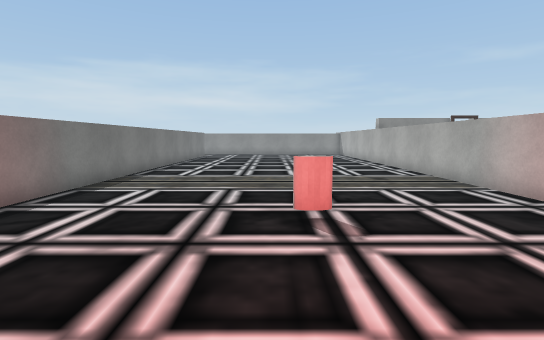
View 1 (above)

24 first-person views from a walk through a Unity game level. The camera is 1.3 m above the floor, tilts 6° down and sees 85° across. Doors are open. The floor is counted in squares, 1 m on a side. Each view is taken from the middle of a square. On the plan, view 1 faces up. The plan holds only what a view shows up to about 14 squares ahead; the rest is blank. The place goes on beyond the plan. The player character is not drawn. Some surface patterns are stand-ins.

View 2
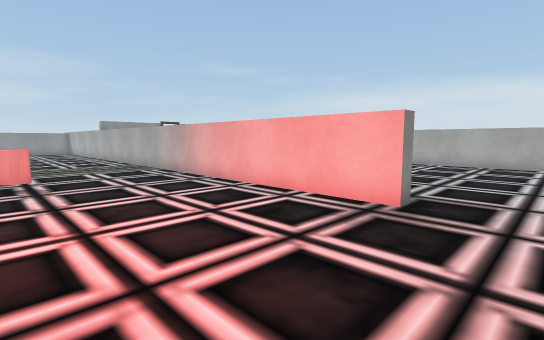

View 3
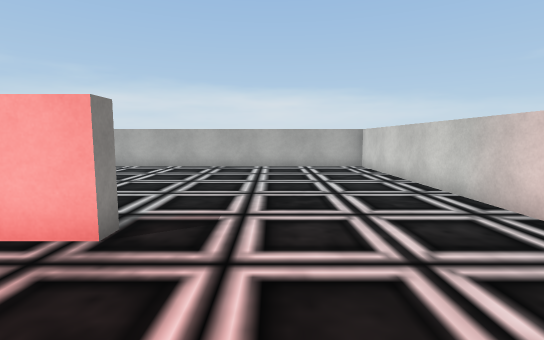

View 4
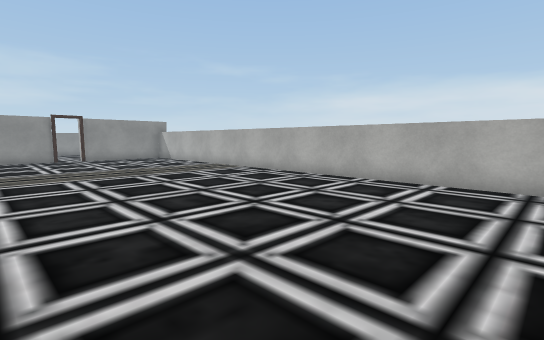

View 5
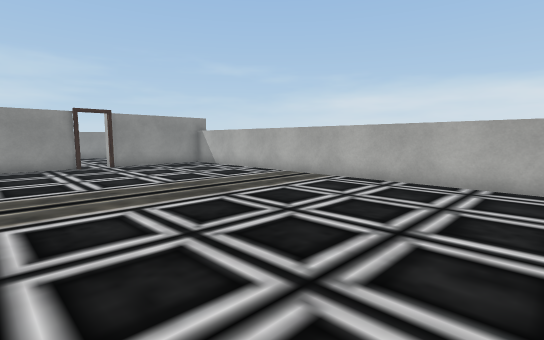

View 6
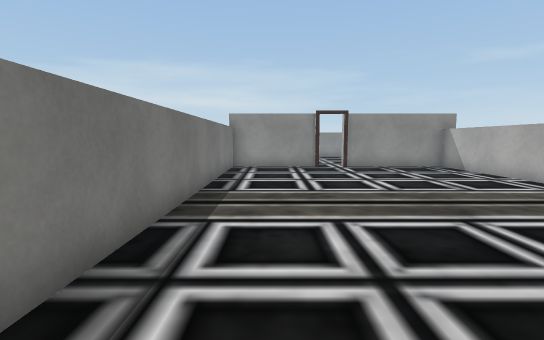

View 7
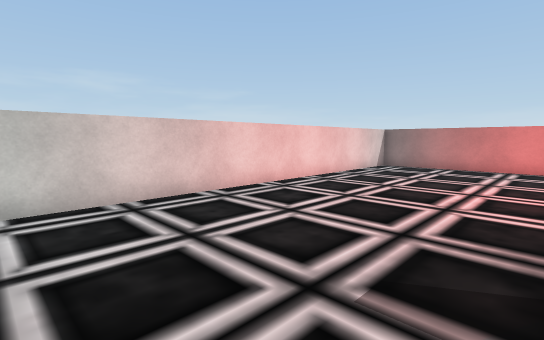

View 8
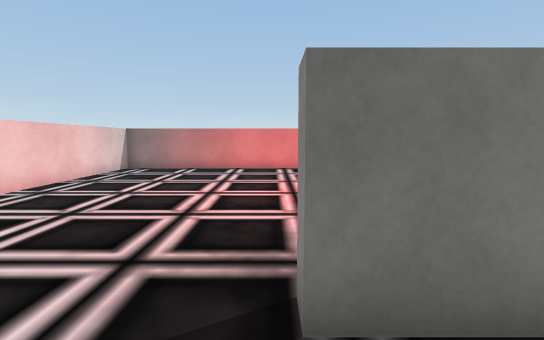

View 9
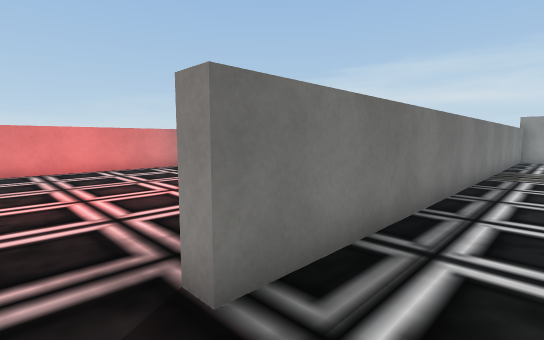

View 10
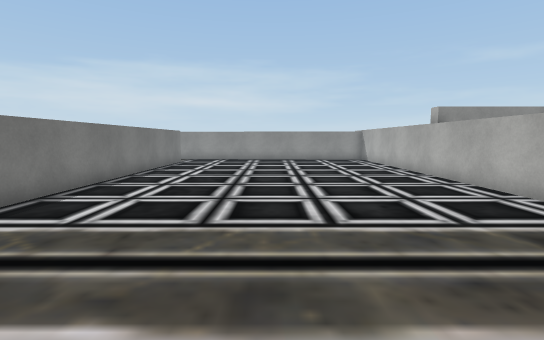

View 11
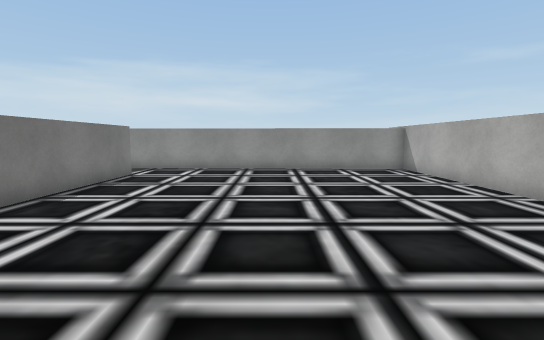

View 12
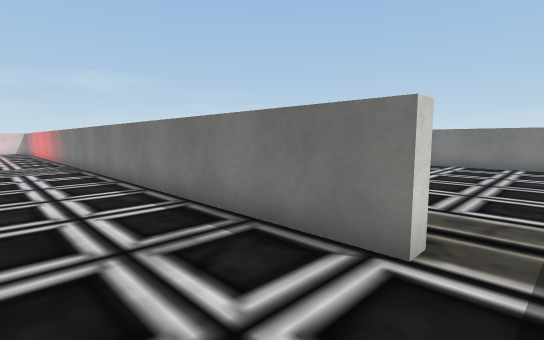

View 13
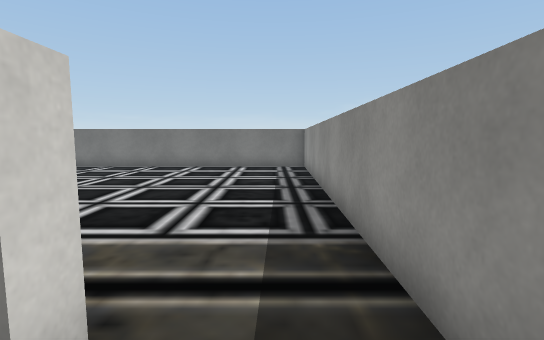

View 14
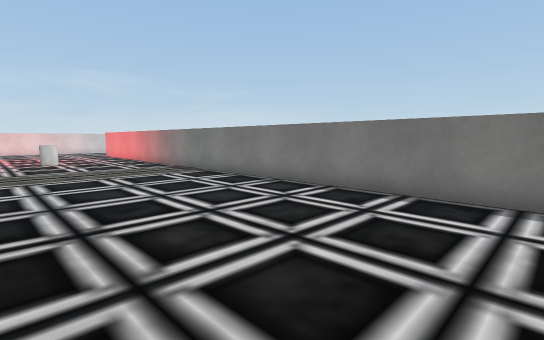

View 15
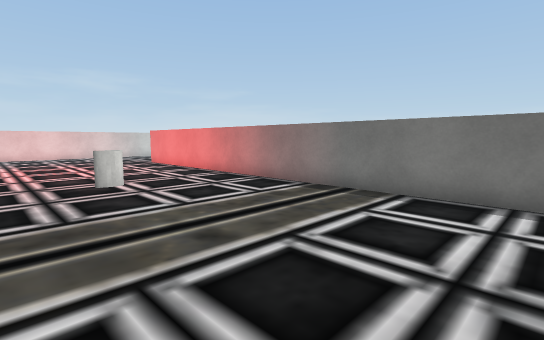

View 16
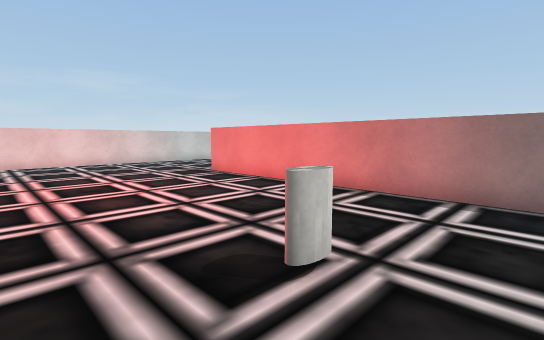

View 17
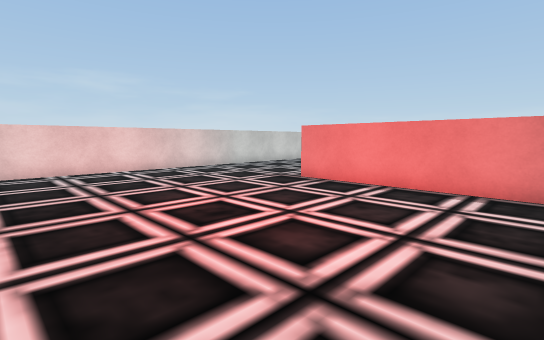

View 18
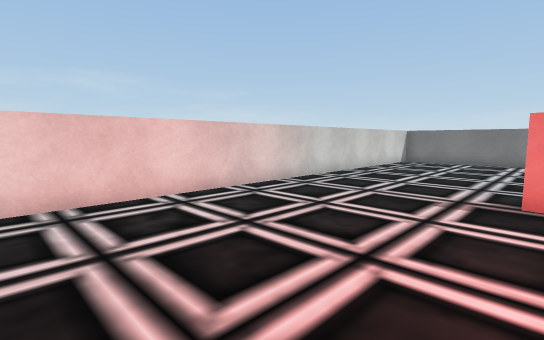

View 19
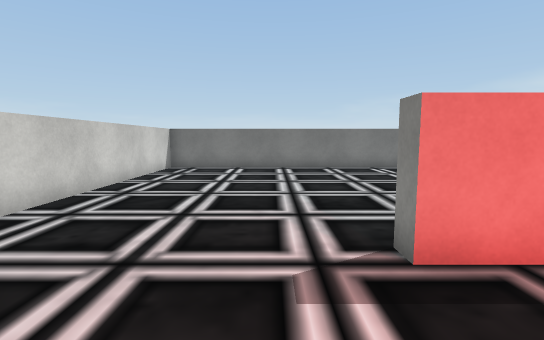

View 20
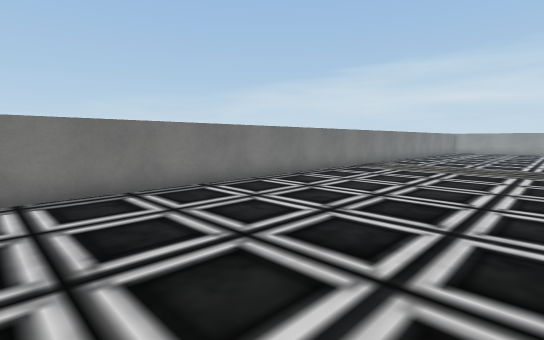

View 21
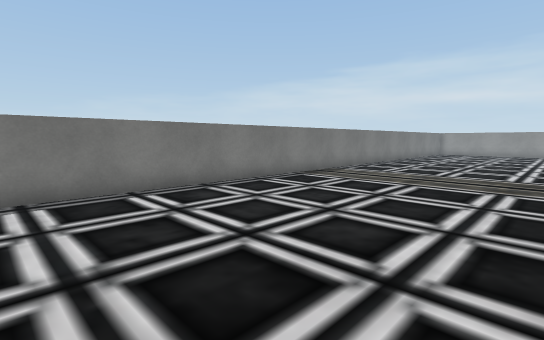

View 22
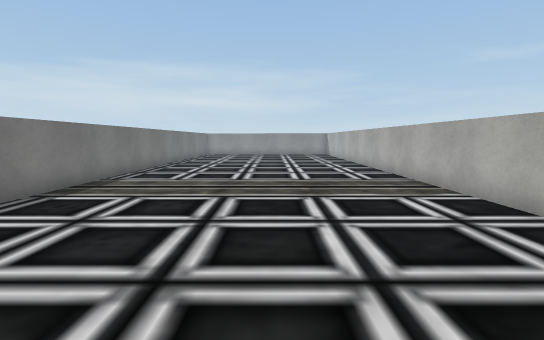

View 23
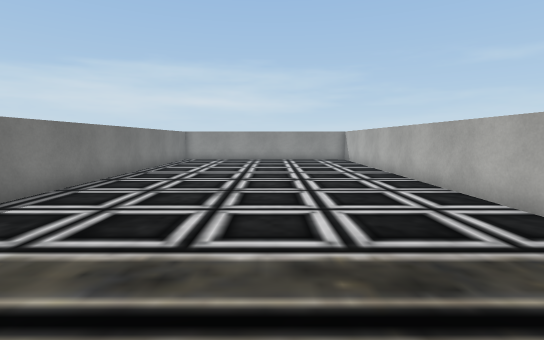

View 24
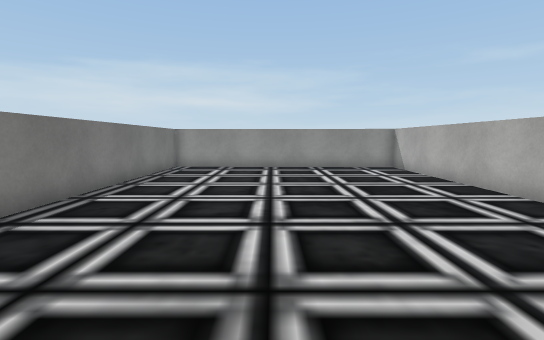

### Floor plan
Ten units are one square. View 1 is at (0, 0); x grows to the right and y downward. Boxes are objects, and circles mark ways between rooms. Rooms are numbered by the first view taken in them; rooms with no view inside come last. Other rooms are left out.
<svg viewBox="-290 -264 455 365">
<path fill="none" stroke="#000" d="M-52 -28 -52 94 160 92 160 -170 114 -169M103 -169 62 -169 62 28 57 28 57 -248 -55 -251M-58 -229 -52 -229 -52 -55M-185 -59 -185 -255 -285 -259 -285 96 -105 95M-55 -251 -180 -255 -180 35 -185 35"/>
<rect x="5" y="-55" width="10" height="10" fill="#bbb"><title>other object</title></rect>
<rect x="-135" y="-55" width="10" height="10" fill="#bbb"><title>other object</title></rect>
<circle cx="-50" cy="-235" r="3" fill="#2a7"/>
<text x="50" y="-60">1</text>
<text x="-170" y="-80">2</text>
</svg>
Room 1 opens to room 2.

Where each view was taken, in squares from view 1:
view 1: 0 up, 0 right, facing up
view 2: 5 down, 0 right, facing up-right
view 3: 5 down, 2 right, facing right
view 4: 3 down, 7 right, facing up-right
view 5: 2 up, 7 right, facing up-right
view 6: 3 up, 8 right, facing up
view 7: 3 down, 9 right, facing down-left
view 8: 3 down, 8 right, facing left
view 9: 4 down, 8 right, facing up-left
view 10: 6 up, 0 right, facing up
view 11: 12 up, 0 right, facing up
view 12: 24 up, 2 left, facing down-left
view 13: 24 up, 4 left, facing left
view 14: 21 up, 11 left, facing down-left
view 15: 13 up, 11 left, facing down-left
view 16: 7 up, 11 left, facing down-left
view 17: 3 up, 10 left, facing down-left
view 18: 3 down, 11 left, facing down-left
view 19: 5 down, 15 left, facing left
view 20: 5 down, 21 left, facing up-left
view 21: 1 down, 21 left, facing up-left
view 22: 1 up, 23 left, facing up
view 23: 7 up, 23 left, facing up
view 24: 12 up, 24 left, facing up
